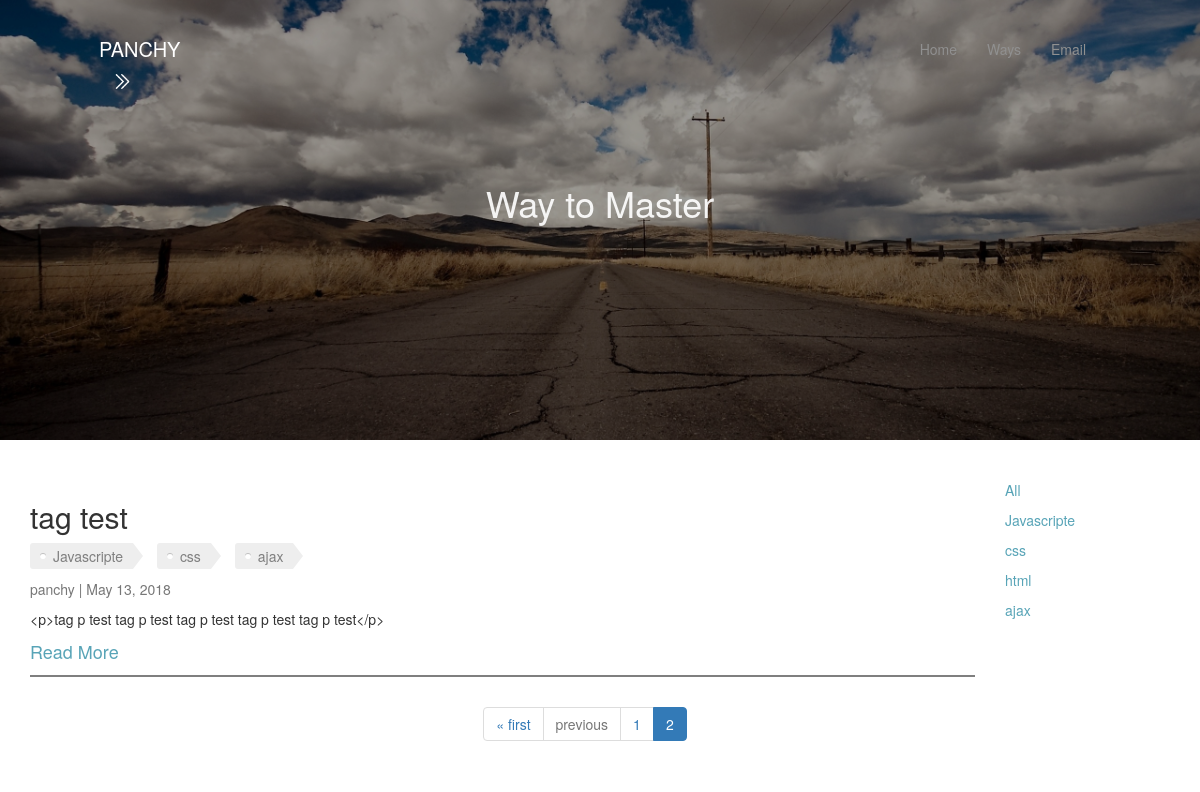
The app's page /index/ways/?page=2 with its own data.
### article/models.py (models this page shows, shortened)
class Article(models.Model):
    User=models.ForeignKey(settings.AUTH_USER_MODEL,default=1)
    Id=models.AutoField(primary_key=True)
    Title=models.CharField(max_length=1000,blank = False)
    Counter=models.IntegerField(default=0)
    Image=models.ImageField(upload_to=upload_location,
                            null=False,
                            blank=False,
                            width_field='width_field',
                            height_field='height_field',)
    height_field=models.IntegerField(default=0)
    width_field=models.IntegerField(default=0)
    Publish=models.BooleanField(default=False)
    Content=models.TextField()
    UpdateTime=models.DateTimeField(auto_now_add=False,auto_now=True)
    Build=models.DateTimeField(auto_now_add=True,auto_now=False)
    Tags = models.ManyToManyField(Tag,through='TagsArticle')
    objects=PostManager()

class Tag(models.Model):
    Id=models.AutoField(primary_key=True)
    Tags=models.CharField(max_length=1000,blank = False)
    def __str__(self):
        return str(self.Tags)

### article/views.py (the view)
def allArticle(request):
    title='Way to Master'
    limit=7
    queryTag=request.GET.get("qtag")
    if queryTag=='all':
        quearyset=Article.objects.all()
    if not request.user.is_staff or not request.user.is_superuser:
        quearyset=Article.objects.filter(Publish=True).order_by("-UpdateTime")
    else:
        quearyset=Article.objects.all()
    if queryTag:
        if queryTag=='all':
            quearyset=Article.objects.filter(Publish=True).order_by("-UpdateTime")
        else:
            quearyset=getTagArticle(queryTag)
    tagset=Tag.objects.all()
    paginator = Paginator(quearyset, limit) # Show 2 contacts per page
    page = request.GET.get('page')
    try:
        contacts = paginator.page(page)
    except PageNotAnInteger:
        contacts=paginator.page(1)
    except EmptyPage:
        contacts=paginator.page(paginator.num_pages)
    TagArray=getTags(contacts)
    rows=zip(contacts,TagArray)
    context={
        "title":title,
        "objects_list":contacts,
        "rows":rows,
        "tagset":tagset
    }
    return render(request,"article.html",context)

### article/views.py (called while the page is built)
def getTags(array):
    AllTags=[]
    for i in array:
        current=[]
        tags=list(TagsArticle.objects.filter(Article=i.Id))
        if tags:
            for i in range(len(tags)):
                current.append(tags[i].Tags)
        else:
            current.append([])
        AllTags.append(current)
    return AllTags

### templates/article.html (shortened to what this page needs)
{%extends 'base.html' %}
{% load tz %}
{% load static %}
{%block css%}
<link rel="stylesheet" type="text/css" href="{% static 'css/article.css' %}">
{%endblock css%}
{%block intro%}
<div class="intro-detail">
    <h1 >{{title}}</h1>
</div>
{%endblock intro%}
{%block body%}
  <div class="container">
    <div class="row">
      <div class="col-lg-10" >
      {%for row in rows%}
            <h2>{{row.0.Title}}</h2>
            <div class="tags">
            {%for tag in row.1%}
              {%if tag%}
                <div class="tag">
                  {{tag.Tags}}
                </div>
              {%endif%}
            {%endfor%}
            </div>
            <p class="new-font-color">{{row.0.User}} | {{row.0.UpdateTime|localtime|date:'M d, Y'}}</p>
            <p class="content-markdown">{{row.0.Content|truncatechars:140}}</p>
            <a class="news-h1" href="{%url "article:detail" pk=row.0.Id %}">Read More</a>
            <hr style="border-top: 2px solid #00000080;">
        {%endfor%}
        </div>
        <div class="col-lg-2">
          <p><a class="filter-tag" href="/index/ways/?qtag=all">All</a></p>
          {%for tag in tagset%}
            <p><a class="filter-tag" href="/index/ways/?qtag={{tag}}">{{tag}}</a></p>
          {%endfor%}
        </div>
      </div>
  </div>
<nav aria-label="..." class="pagenav" style="text-align: center;">
  <div class="pagination">
      {% if objects_list.has_previous %}
        <li class="page-item"><a href="?page=1">&laquo; first</a></li>
        <li class="page-item disabled">
          <a class="page-link" href="?page={{ objects_list.previous_page_number }}">previous</a>
        </li>
        <li class="page-item">
            <a href="?page={{ objects_list.previous_page_number }}">{{ objects_list.previous_page_number }}</a>
        </li>
      {% endif %}
      <li class="page-item active">
        <a class="page-link" href="#">{{ objects_list.number }} <span class="sr-only">(current)</span></a>
      </li>
  </div>
</nav>
{%endblock body%}

### static/css/base.css (style rules this page uses)
body, html { height: 100%; margin: 0; }
hr { margin-top: 10px; margin-bottom: 10px; border: 0; border-top: 1px solid #eeeeee2e; }
.tag { display: inline-block; background: #eee; border-radius: 3px 0 0 3px; color: #7f7f7f; height: 26px; line-height: 26px; padding: 0 20px 0 23px; position: relative; margin: 0 10px 10px 0; text-decoration: none; -webkit-transition: color 0.2s; }
.tag::before { background: #fff; border-radius: 10px; box-shadow: inset 0 1px rgba(0, 0, 0, 0.25); content: ''; height: 6px; left: 10px; position: absolute; width: 6px; top: 10px; }
.tag::after { background: #fff; border-bottom: 13px solid transparent; border-left: 10px solid #eee; border-top: 13px solid transparent; content: ''; position: absolute; right: 0; top: 0; }
a { color: #58a4b7; }

### static/css/article.css (style rules this page uses)
body, html { height: 100%; margin: 0; }
.intro-detail { color: #ffffffe8; margin-top: 7%; text-align: center; }
.news-h1 { font-size: 18px; }
.new-font-color { color: #777; }

### records on screen
Article: Title "tag test", User.username "panchy", UpdateTime "May 13, 2018", Content "<p>tag p test tag p test tag p test tag p test tag p test</p>"
Tag: Tags "Javascripte"
Tag: Tags "css"
Tag: Tags "ajax"
Tag: Tags "html"

### other values on screen
{{ title }} "Way to Master"
{{ objects_list.previous_page_number }} "1"
{{ objects_list.number }} "2"
